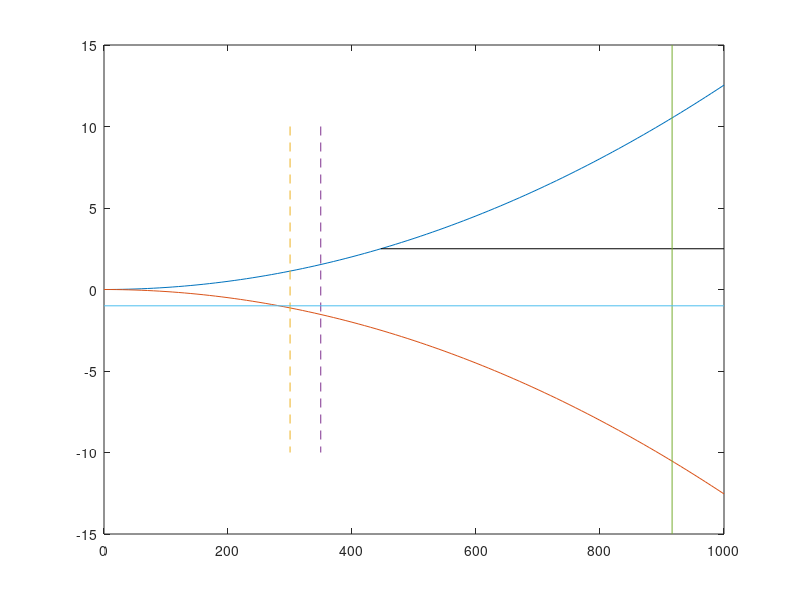

Source code (MATLAB):
%%% V-n Diagram
% Updated 11/30/15 JRG

close all;
clear all;

g = 32.174; %[ft/s^2] Gravitational acceleration
rhoSL = 0.0023768924; %[slugs/ft^3] Sea level air density
CLmaxcruise = 1.4;
CLmax = 2.6; % Landing configuration
W0=729715; %[lb]
Sref=5500; %[ft^2]
mCruise = 0.83;
aCruise = 973.09711; %[ft/s]
CLalpha = 0.4;
cWing = 40.288714; %[ft]

%% Equivalent airspeeds
Vcruise = 0.5924838012958963*aCruise*mCruise; %[knots] Cruise velocity
VS1 = sqrt((2/(rhoSL*CLmaxcruise))*(W0/Sref)); %[ft/s] Stall speed without flaps
mu = (2*(W0/Sref))/(rhoSL*cWing*CLalpha*g);
Kg = (0.88*mu)/(5.3+mu);
UB = 52; %[ft/s] (From EqGust.m plot)
VB = VS1*sqrt(1+(Kg*UB*Vcruise*CLalpha)/(498*(W0/Sref))); %[ft/s] [FAR 25.335(d)(1)]
%
UC = 37.5; %[ft/s] (From EqGust.m plot)
VC = VB+1.32*UC; %[ft/s] [FAR 25.335(a)(2)]
%
VMO = aCruise*0.88; %[ft/s]
VD = 1.07*VMO; %[ft/s] [Martins]
%
VA = VS1*sqrt(2.5); %[ft/s] The square-root value is the positive load factor at VC [FAR 25.335(c)]

%% Maneuver envelope
VEAS = [0:10:1000]; %[ft/s] Equivalent airspeed

for i=1:length(VEAS)
    n(i) = (rhoSL*CLmaxcruise*VEAS(i)^2)/(2*(W0/Sref)); %Load factors [Martins]
end

figure
plot(VEAS,n)
hold on
plot(VEAS,-n)
% VEAS boundaries
plot([VA 1000],[2.5 2.5],'k-')
plot([VB VB],[10 -10],'--')
plot([VC VC],[10 -10],'--')
plot([VD VD],[15 -15])

plot([0 1000],[-1,-1])



%% Gust envelope
% Vb = parameters.Vb;
% Vc = parameters.Vc;
% Vd = parameters.Vd;
% CLalpha = 1.5; %???????? AVL
% 
% 
% W0 = parameters.W0;
% Sref = parameters.Sref;
% cWing = parameters.cWing;
% 
% 
% 
% for i=1:length(VEAS)
%     n_gustpos_Vb(i) = 1 + (Kg*CLalpha*Vb*VEAS(i))/(498*(W0/Sref));
%     n_gustneg_Vb(i) = 1 - (Kg*CLalpha*Vb*VEAS(i))/(498*(W0/Sref));
%     n_gustpos_Vc(i) = 1 + (Kg*CLalpha*Vc*VEAS(i))/(498*(W0/Sref));
%     n_gustneg_Vc(i) = 1 - (Kg*CLalpha*Vc*VEAS(i))/(498*(W0/Sref));
%     n_gustpos_Vd(i) = 1 + (Kg*CLalpha*Vd*VEAS(i))/(498*(W0/Sref));
%     n_gustneg_Vd(i) = 1 - (Kg*CLalpha*Vd*VEAS(i))/(498*(W0/Sref));
% end
